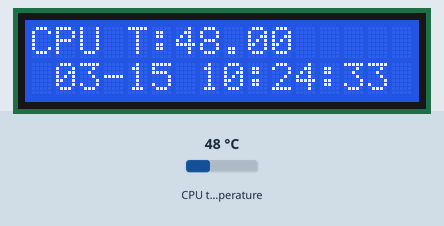
Bench run of a program on a simulated Raspberry Pi (BCM pin numbers). On the bench: 16×2 character LCD. Inputs (shaded band) come from the test bench; at power-on: CPU temperature 48 °C. The clock reads 2024-03-15 10:24:30 at power-on unless the program sets it; what the program prints to the terminal is not drawn.

Above: at 4.3 s.
4.4 s: CPU temperature set to 31 °C
At 6.4 s:
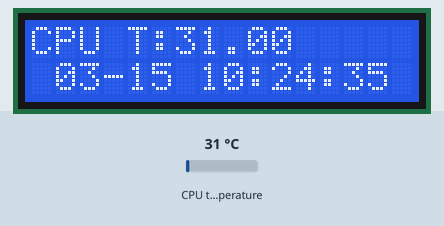
7.0 s: CPU temperature set to 44 °C
At 8.6 s:
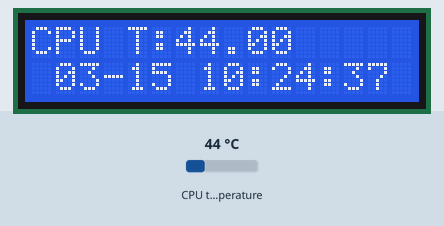
9.2 s: CPU temperature set to 58 °C
At 10.7 s:
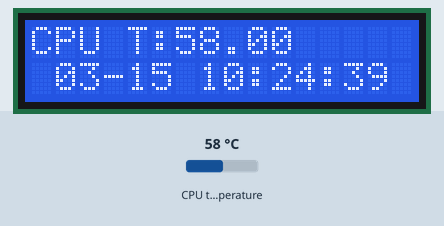
Timing chart, 0 to 12.2 s (numbered marks = the images above; inputs shaded):
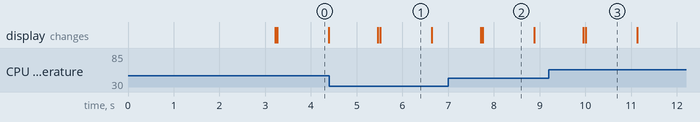

The program:

CPU_temperature.py
```python
#!/user/bin/env python


import smbus
import time
import sys
import LCD1602 as LCD
temp=0


if __name__ == '__main__':
        LCD.init_lcd()
        LCD.print_lcd(0,0,'CPU T:%.2f'%temp)
        LCD.print_lcd(1,1,'wait a moment')
        print('wait 3 seconds')
        LCD.turn_light(1)
        time.sleep(3)
        try:
                while True:
                        file=open("/sys/class/thermal/thermal_zone0/temp")
                        temp=float(file.read())/1000
                        file.close()
                        LCD.print_lcd(0,0,'CPU T:%.2f'%temp)
                        nowtime = time.strftime('%m-%d %H:%M:%S',time.localtime(time.time()))
                        mintime = time.strftime('%M',time.localtime(time.time()))
                        print('current time:'+nowtime)
                        LCD.print_lcd(1,1,nowtime)
                        if mintime == 59:
                                LCD.turn_light(1)
                                print('mintime:'+mintime)
                        time.sleep(1)
        except KeyboardInterrupt:
                LCD.print_lcd(0,1,'Can\'t see anyth')
        print('exit')
```

Measured:
- what the display in image 0 shows lasts 1.1 s, from 3.3 s to 4.4 s
